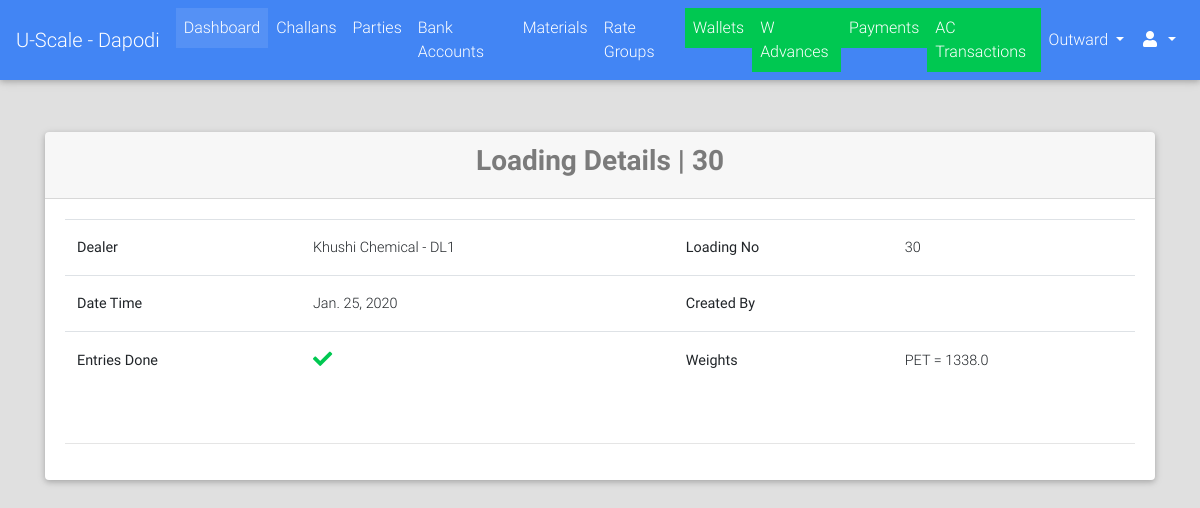
Screenshot of /loadings/detail/30/ (signed in) with the database file from the repository.
### loadings/models.py (models this page shows, shortened)
class Loading(models.Model):
    STATUS_CHOICES = (("CR", "Created"), ("ED", "Entries Done"), ("DN", "DN"))
    loading_no = models.CharField(max_length=12, unique=True)
    dealer = models.ForeignKey("dealers.Dealer", on_delete=models.PROTECT)
    vehicle_details = models.CharField(max_length=264)
    extra_info = models.TextField(blank=True)
    created_on = models.DateField(verbose_name="Loading Date", )
    updated_on = models.DateTimeField(auto_now=True)
    status = models.CharField(max_length=2, choices=STATUS_CHOICES, default="CR")

class LoadingWeight(models.Model):
    loading = models.ForeignKey(Loading, on_delete=models.CASCADE)
    material = models.ForeignKey("materials.Material", on_delete=models.PROTECT)
    weight_count = models.FloatField(validators=[MinValueValidator(limit_value=1.0)])
    class Meta:
        unique_together = ("material", "loading")

### dealers/models.py (models this page shows, shortened)
class Dealer(models.Model):
    name = models.CharField(max_length=128)
    dealer_code = models.CharField(max_length=32, blank=True)
    address = models.TextField(blank=True)
    business_name = models.CharField(max_length=256, blank=True)
    phone = models.CharField(max_length=13)
    whatsapp = models.CharField(max_length=13, blank=True)
    email = models.EmailField(blank=True, null=True)
    extra_info = models.TextField(blank=True)
    city = models.CharField(max_length=64, blank=True)
    is_active = models.BooleanField(default=True)

### materials/models.py (models this page shows, shortened)
class Material(models.Model):
    name = models.CharField(max_length=64)
    attribute = models.CharField(max_length=6, blank=True)
    material_code = models.CharField(max_length=12)
    extra_info = models.TextField(blank=True)
    has_report = models.BooleanField(default=False)
    merge_material = models.ForeignKey("self", related_name="merge_materials", on_delete=models.SET_NULL, blank=True, null=True)
    up_rate = models.FloatField(default=1.0, validators=[MinValueValidator(limit_value=0.1)])
    default_rate = models.FloatField(default=1.0, validators=[MinValueValidator(limit_value=0.1)])
    down_rate = models.FloatField(default=1.0, validators=[MinValueValidator(limit_value=0.1)])
    is_active = models.BooleanField(default=True)

### loadings/views.py (the view)
# urls.py: url(r'^detail/(?P<id>[0-9]+)/$', views.LoadingDetailView.as_view(), name="detail"),
class LoadingDetailView(LoginRequiredMixin, DetailView):
    model = Loading
    slug_url_kwarg = "id"
    slug_field = "id"
    context_object_name = "loading"
    template_name = "loadings/detail.html"
    def get_object(self, queryset=None):
        loading = super().get_object()
        loading.save()
        return loading

### loadings/models.py (called while the page is built)
def assign_loading_no(sender, instance, *args, **kwargs):
    if not instance.loading_no:
        instance.loading_no = instance.id
        instance.save()

### portal/templatetags/constant_tags.py (called while the page is built)
@register.simple_tag
def get_branch_name():
    return settings.BRANCH_NAME

### portal/templates/loadings/detail.html (shortened to what this page needs)
{% extends "portal/base.html" %}
{% load crispy_forms_tags %}
{% block content %}
    <br><br>
    <div class="container">
        <div class="card">
            <div class="card-header">
                <h3 class="text-black-50 font-weight-bold text-center">Loading Details | {{ loading.loading_no }}</h3>
            </div>
            <div class="card-body">
                <table class="table">
                    <tbody>
                        <tr>
                            <th>Dealer</th>
                            <td>{{ loading.dealer.name }} - {{ loading.dealer.dealer_code }}</td>
                            <th>Loading No</th>
                            <td>{{ loading.loading_no }}</td>
                        </tr>
                        <tr>
                            <th>Date Time</th>
                            <td>{{ loading.created_on }}</td>
                            <th>Created By</th>
                            <td>{{ loading.created_by }}</td>
                        </tr>
                        <tr>
                            <th>Entries Done</th>
                            <td>
                                {% if not loading.status == "CR" %}
                                    <i class="fa fa-lg text-success fa-check"></i>
                                {% else %}
                                    <a href="{{ loading.get_entries_url }}"><button class="btn btn-primary btn-sm">Goto Entries</button></a>
                                {% endif %}
                            </td>
                            <th>Weights</th>
                            <td>
                                {% for lw in loading.loadingweight_set.all %}
                                    {{ lw.material.name }} = {{ lw.weight_count }} <br>
                                {% endfor %}
                            </td>
                        </tr>
                    </tbody>
                </table>
                <br><hr>
            </div>
        </div>
    </div>
{% endblock %}

### rows the page displays
Loading: loading_no "30", dealer.name "Khushi Chemical", dealer.dealer_code "DL1", created_on "Jan. 25, 2020"
LoadingWeight: material.name "PET", weight_count "1338.0"
